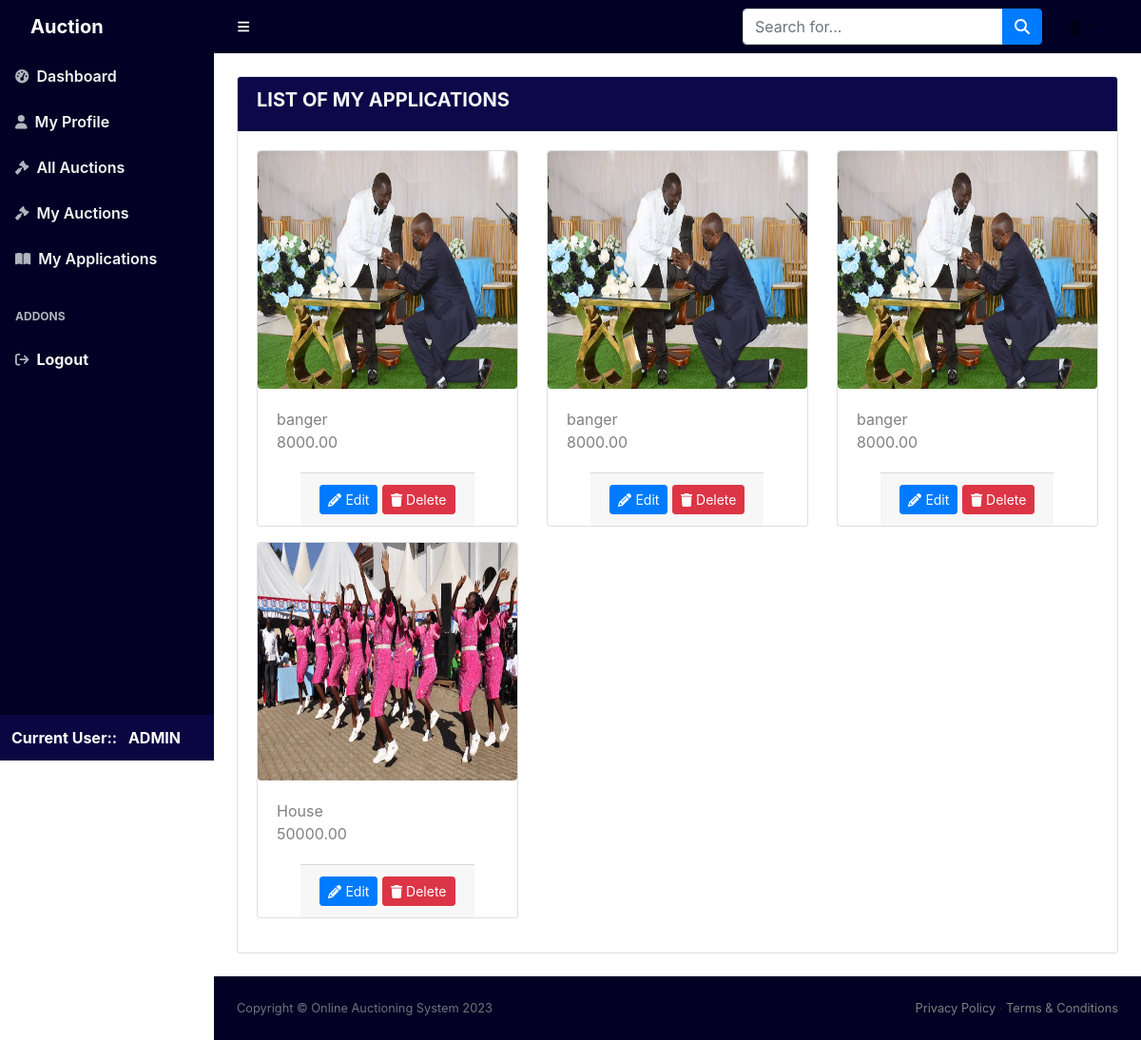
Page /my_applications/ (signed in) on the earlier database version.
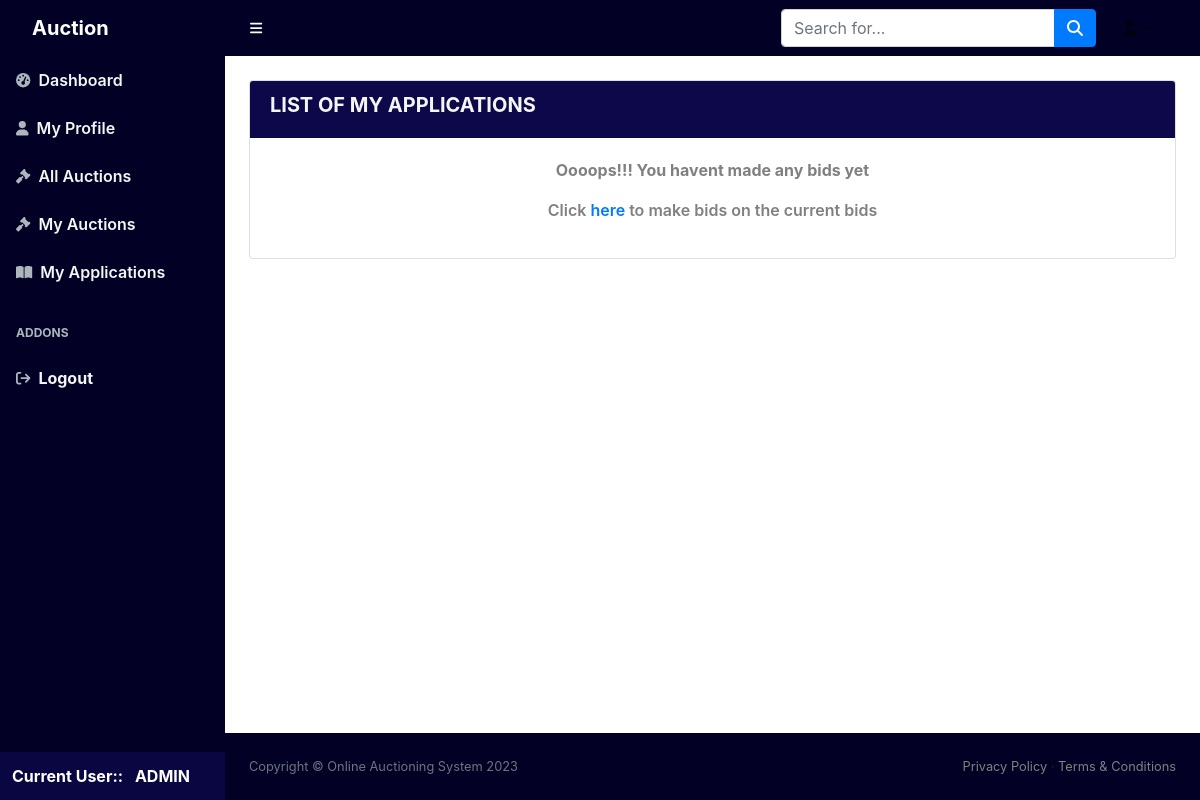
Same page on the later database version.
### core/models.py (models this page shows, shortened)
class Product(models.Model):
    seller = models.ForeignKey(DjangoUser, on_delete=models.CASCADE, null=True)
    name = models.CharField(max_length=255, default="New Product")
    description = models.TextField(null=True)
    start_price = models.DecimalField(max_digits=10, decimal_places=2, default=0)
    end_time = models.DateTimeField(null=True)
    image = models.ImageField(upload_to='product_images/', null=True)

### core/views.py (the view)
# urls.py: path("my_applications/", views.my_applications, name="my_applications"),
@login_required(login_url="login")
def my_applications(request):
    user_bids = models.Bid.objects.filter(bidder=request.user)
    products_bidded_on = [bid.auction.product for bid in user_bids]
    return render(
        request,
        "core/my_applications.html",
        {"products_bidded_on": products_bidded_on},
    )

### templates/core/my_applications.html (shortened to what this page needs)
{% extends 'base.html' %}
{%block body%}
<div class="container-fluid p-4">
    <div class="card">
        <div class="card-header bg-darkblue">
            <h5 style="color: whitesmoke;" class="fw-bold">LIST OF MY APPLICATIONS</h5>
        </div>
        <div class="card-body">
            <div class="row">
                {% if products_bidded_on %}
                {% for product in products_bidded_on %}
                <div class="col-6 col-sm-4">
                    <div class="card mb-3">
                        <a href="{% url 'product_details' product.id %}">
                            <img src="{{ product.image.url }}" alt="{{ product.name }}"
                                class="image-small image-medium image-large rounded">
                            <div class="card-body">
                                <div>{{ product.name }}</div>
                                <div class="row">
                                    <div class="col-6">{{ product.start_price }}</div>
                                </div>
                            </div>
                        </a>
                        <div class="card-footer mx-auto">
                            <a href="" class="btn btn-sm btn-primary">
                                <i class="fa fa-pencil"></i> Edit
                            </a>
                            <a href="" class="btn btn-sm btn-danger">
                                <i class="fa fa-trash"></i> Delete
                            </a>
                        </div>
                    </div>
                </div>
                {% endfor %}
                {% else %}
                <p class="text-center text-gray fw-bold">Oooops!!! You havent made any bids yet</p>
                <p class="text-center text-gray fw-semibold">Click <span> <a href="{% url 'all_auctions' %}" class="text-primary">here</a> </span> to make bids on the current bids</p>
                {% endif %}
            </div>
        </div>
    </div>
</div>
{% endblock body %}

Differences in the rows shown:
removed Product: image (picture), name "banger", start_price "8000.00"
removed Product: image (picture), name "House", start_price "50000.00"
Other differences:
text now shown: "Oooops!!! You havent made any bids yet Click here to make bids on the current bids"
